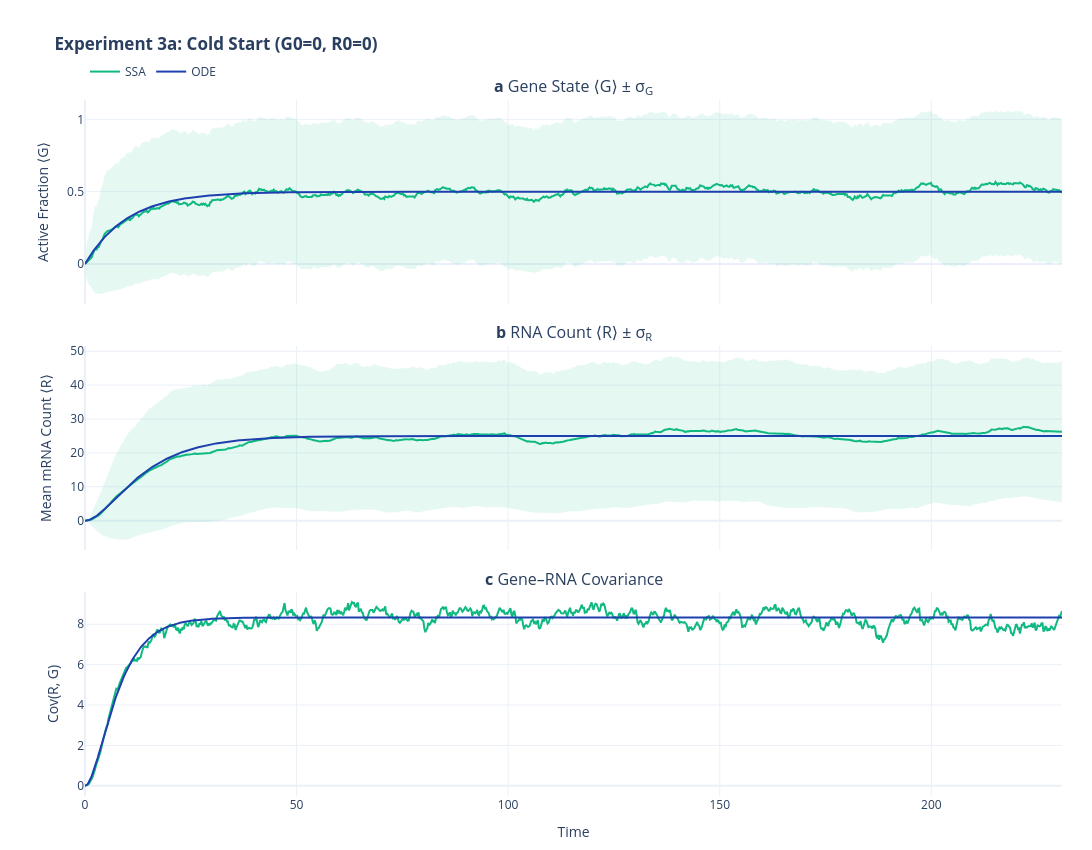

The cell this chart's notebook holds for it:
### Markdown cell above
### 3. Initial conditions — **3a. Cold start** ($g_0=0,\; r_0=0$)

⟨R⟩ builds up from zero.

### Code cell
run_comparison(
    title="Experiment 3a: Cold Start (G0=0, R0=0)",
    k_on=0.05,
    k_off=0.05,
    k_syn=10.0,
    k_deg=0.2,
    n_rep=300,
    g0=0,
    r0=0,
)

### Figure 1 — Plotly figure (JSON) as saved in the notebook; plotly's stock layout.template omitted (floating-point values rounded to 4 significant figures; data arrays with more than 128 entries replaced by an {"elided": "..."} marker saying what was removed)
{"data": [{"hoverinfo": "skip", "legendgroup": "ssa", "line": {"width": 0}, "showlegend": false, "type": "scatter", "x": {"elided": "1000 float values"}, "xaxis": "x", "y": {"elided": "1000 float values"}, "yaxis": "y"}, {"fill": "tonexty", "fillcolor": "rgba(16, 185, 129, 0.10)", "hoverinfo": "skip", "legendgroup": "ssa", "line": {"width": 0}, "showlegend": false, "type": "scatter", "x": {"elided": "1000 float values"}, "xaxis": "x", "y": {"elided": "1000 float values"}, "yaxis": "y"}, {"hovertemplate": "SSA ⟨G⟩ = %{y:.3f}<extra></extra>", "legendgroup": "ssa", "line": {"color": "#10B981", "width": 2}, "name": "SSA", "showlegend": true, "type": "scatter", "x": {"elided": "1000 float values"}, "xaxis": "x", "y": {"elided": "1000 float values"}, "yaxis": "y"}, {"hovertemplate": "ODE ⟨G⟩ = %{y:.3f}<extra></extra>", "legendgroup": "ode", "line": {"color": "#1E40AF", "width": 2}, "name": "ODE", "showlegend": true, "type": "scatter", "x": {"elided": "1000 float values"}, "xaxis": "x", "y": {"elided": "1000 float values"}, "yaxis": "y"}, {"hoverinfo": "skip", "legendgroup": "ssa", "line": {"width": 0}, "showlegend": false, "type": "scatter", "x": {"elided": "1000 float values"}, "xaxis": "x2", "y": {"elided": "1000 float values"}, "yaxis": "y2"}, {"fill": "tonexty", "fillcolor": "rgba(16, 185, 129, 0.10)", "hoverinfo": "skip", "legendgroup": "ssa", "line": {"width": 0}, "showlegend": false, "type": "scatter", "x": {"elided": "1000 float values"}, "xaxis": "x2", "y": {"elided": "1000 float values"}, "yaxis": "y2"}, {"hovertemplate": "SSA ⟨R⟩ = %{y:.1f}<extra></extra>", "legendgroup": "ssa", "line": {"color": "#10B981", "width": 2}, "showlegend": false, "type": "scatter", "x": {"elided": "1000 float values"}, "xaxis": "x2", "y": {"elided": "1000 float values"}, "yaxis": "y2"}, {"hovertemplate": "ODE ⟨R⟩ = %{y:.1f}<extra></extra>", "legendgroup": "ode", "line": {"color": "#1E40AF", "width": 2}, "showlegend": false, "type": "scatter", "x": {"elided": "1000 float values"}, "xaxis": "x2", "y": {"elided": "1000 float values"}, "yaxis": "y2"}, {"hovertemplate": "SSA Cov = %{y:.3f}<extra></extra>", "legendgroup": "ssa", "line": {"color": "#10B981", "width": 2}, "showlegend": false, "type": "scatter", "x": {"elided": "1000 float values"}, "xaxis": "x3", "y": {"elided": "1000 float values"}, "yaxis": "y3"}, {"hovertemplate": "ODE Cov = %{y:.3f}<extra></extra>", "legendgroup": "ode", "line": {"color": "#1E40AF", "width": 2}, "showlegend": false, "type": "scatter", "x": {"elided": "1000 float values"}, "xaxis": "x3", "y": {"elided": "1000 float values"}, "yaxis": "y3"}], "layout": {"annotations": [{"font": {"size": 16}, "showarrow": false, "text": "<b>a</b> Gene State ⟨G⟩ ± σ<sub>G</sub>", "x": 0.5, "xanchor": "center", "xref": "paper", "y": 1, "yanchor": "bottom", "yref": "paper"}, {"font": {"size": 16}, "showarrow": false, "text": "<b>b</b> RNA Count ⟨R⟩ ± σ<sub>R</sub>", "x": 0.5, "xanchor": "center", "xref": "paper", "y": 0.6467, "yanchor": "bottom", "yref": "paper"}, {"font": {"size": 16}, "showarrow": false, "text": "<b>c</b> Gene–RNA Covariance", "x": 0.5, "xanchor": "center", "xref": "paper", "y": 0.2933, "yanchor": "bottom", "yref": "paper"}], "height": 850, "hovermode": "x", "legend": {"bgcolor": "rgba(255, 255, 255, 0.5)", "groupclick": "togglegroup", "orientation": "h", "x": 0, "xanchor": "left", "y": 1.02, "yanchor": "bottom"}, "margin": {"b": 50, "l": 85, "r": 30, "t": 100}, "title": {"text": "<b>Experiment 3a: Cold Start (G0=0, R0=0)</b>"}, "width": 1100, "xaxis": {"anchor": "y", "domain": [0, 1], "matches": "x3", "showticklabels": false}, "xaxis2": {"anchor": "y2", "domain": [0, 1], "matches": "x3", "showticklabels": false}, "xaxis3": {"anchor": "y3", "domain": [0, 1], "title": {"text": "Time"}}, "yaxis": {"anchor": "x", "domain": [0.7067, 1], "title": {"text": "Active Fraction ⟨G⟩"}}, "yaxis2": {"anchor": "x2", "domain": [0.3533, 0.6467], "title": {"text": "Mean mRNA Count ⟨R⟩"}}, "yaxis3": {"anchor": "x3", "domain": [0, 0.2933], "title": {"text": "Cov(R, G)"}}}}
